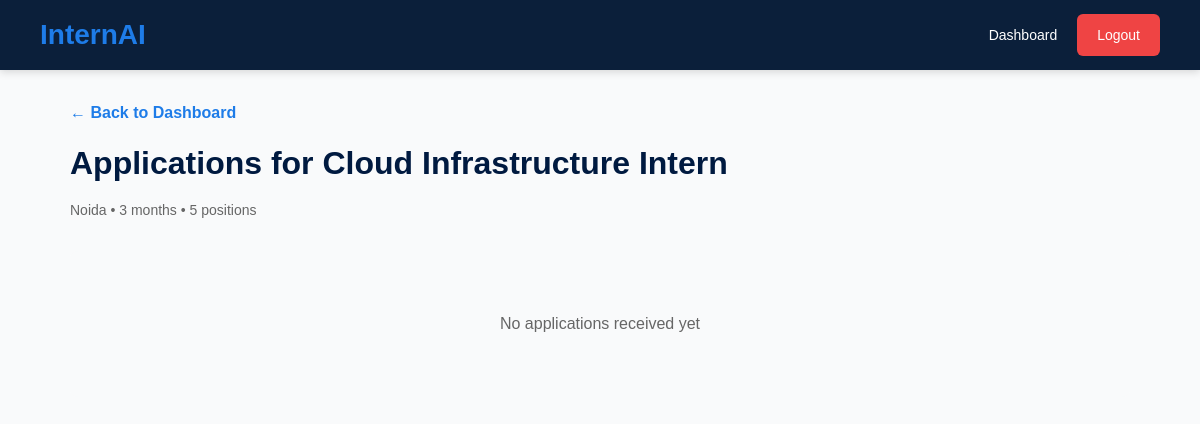
Screenshot of /org/internship/960/applications (signed in) with the database file from the repository.
### app.py (models this page shows)
class Internship(db.Model):
    id = db.Column(db.Integer, primary_key=True)
    organization_id = db.Column(db.Integer)  # Use organization_id to match existing DB
    title = db.Column(db.String(200))
    skills_required = db.Column(db.Text)
    capacity = db.Column(db.Integer)
    location = db.Column(db.String(200), default='Remote')
    duration = db.Column(db.String(100), default='3 months')
    stipend = db.Column(db.String(100))
    status = db.Column(db.String(50), default='pending')  # pending until admin verifies
    created_at = db.Column(db.DateTime, default=datetime.utcnow)
    admin_notes = db.Column(db.Text)

### app.py (the view, shortened to what this page needs)
@app.route('/org/internship/<int:internship_id>/applications')
@login_required
@role_required('organization')
def org_applications(internship_id):
    internship = Internship.query.get_or_404(internship_id)
    org = Organization.query.filter_by(user_id=current_user.id).first()
    if internship.organization_id != (org.id if org else None):
        return redirect(url_for('org_dashboard'))
    applications = Application.query.filter_by(internship_id=internship_id).all()
    app_data = []
    app_data.sort(key=lambda x: x['match_score'], reverse=True)
    return render_template('view_applications.html', internship=internship, app_data=app_data)

### app.py (called while the page is built)
def role_required(role):
    def decorator(f):
        @wraps(f)
        def decorated_function(*args, **kwargs):
            if not current_user.is_authenticated:
                return redirect(url_for('login'))
            if current_user.role != role:
                return redirect(url_for('home'))
            return f(*args, **kwargs)
        return decorated_function
    return decorator

@login_manager.user_loader
def load_user(user_id):
    return User.query.get(int(user_id))

### templates/view_applications.html (shortened to what this page needs)
{% extends "base.html" %} {% block content %}
<div style="max-width:1100px;margin:0 auto;padding:30px 20px;">
  <a href="/organization" style="color:#1e7ce8;text-decoration:none;font-weight:600;">← Back to Dashboard</a>
  <h1 class="page-title" style="margin-top:12px;">Applications for {{ internship.title }}</h1>
  <p class="page-subtitle">{{ internship.location }} • {{ internship.duration }} • {{ internship.capacity }} positions</p>
  {% if app_data %}
  <div class="table-container" style="margin-top:24px;">
    <table>
      <thead>
        <tr>
          <th>Student</th>
          <th>Skills</th>
          <th>Match Score</th>
          <th>Status</th>
          <th>Applied On</th>
          <th>Actions</th>
        </tr>
      </thead>
      <tbody>
        {% for data in app_data %}
        <tr id="app-row-{{ data.application.id }}">
          <td>
            <strong>{{ data.student.name }}</strong><br>
            <span style="font-size:12px;color:#666;">{{ data.student.email }}</span>
          </td>
          <td>
            <div class="skills-container">
              {% if data.profile and data.profile.skills %}
                {% for skill in data.profile.skills.split(',')[:3] %}
                <span class="skill">{{ skill.strip() }}</span>
                {% endfor %}
              {% endif %}
            </div>
          </td>
          <td>
            <strong style="color:#1e7ce8;font-size:16px;">{{ data.match_score }}%</strong>
          </td>
          <td>
            <span class="badge badge-{{ data.application.status }}" id="badge-{{ data.application.id }}">
              {{ data.application.status }}
            </span>
          </td>
          <td style="font-size:12px;color:#999;">
            {{ data.application.applied_at.strftime('%d %b %Y') if data.application.applied_at else 'N/A' }}
          </td>
          <td>
            <div style="display:flex;flex-direction:column;gap:6px;">
              <a href="/org/candidate/{{ data.student.id }}" class="btn btn-secondary"
                 style="padding:5px 10px;font-size:11px;text-align:center;">View Profile</a>
              <div style="display:flex;gap:5px;" id="actions-{{ data.application.id }}">
                {% if data.application.status not in ('shortlisted','approved','rejected') %}
                <button class="btn btn-success" style="padding:5px 8px;font-size:11px;flex:1;"
                  onclick="updateStatus({{ internship.id }}, {{ data.student.id }}, {{ data.application.id }}, 'shortlisted')">
                  ★ Shortlist
                </button>
                <button class="btn btn-danger" style="padding:5px 8px;font-size:11px;flex:1;"
                  onclick="confirmReject({{ internship.id }}, {{ data.student.id }}, {{ data.application.id }}, 'rejected')">
                  ✗ Reject
                </button>
                {% elif data.application.status == 'shortlisted' %}
                <button class="btn btn-success" style="padding:5px 8px;font-size:11px;flex:1;"
                  onclick="updateStatus({{ internship.id }}, {{ data.student.id }}, {{ data.application.id }}, 'approved')">
                  ✓ Approve
                </button>
                <button class="btn btn-danger" style="padding:5px 8px;font-size:11px;flex:1;"
                  onclick="confirmReject({{ internship.id }}, {{ data.student.id }}, {{ data.application.id }}, 'rejected')">
                  ✗ Reject
                </button>
                {% elif data.application.status == 'rejected' %}
                <button class="btn btn-success" style="padding:5px 8px;font-size:11px;flex:1;"
                  onclick="updateStatus({{ internship.id }}, {{ data.student.id }}, {{ data.application.id }}, 'shortlisted')">
                  ★ Shortlist
                </button>
                {% else %}
                <span style="font-size:11px;color:#aaa;">—</span>
                {% endif %}
              </div>
            </div>
          </td>
        </tr>
        {% endfor %}
      </tbody>
    </table>
  </div>
  {% else %}
  <div style="text-align:center;padding:60px;background:#f9fafb;border-radius:8px;margin-top:24px;">
    <p style="color:#666;font-size:16px;">No applications received yet</p>
  </div>
  {% endif %}
</div>
{% endblock %}

### static/style.css (style rules this page uses)
* { margin: 0; padding: 0; box-sizing: border-box; font-family: Arial, sans-serif; }
body { background: #f8fafc; color: #0b1f3a; }

### static/org.css (style rules this page uses)
:root { --primary-dark: #001a40; --primary-blue: #1e7ce8; --success: #22c55e; --danger: #ef4444; --warning: #fbbf24; --text-white: #ffffff; --text-dark: #333333; --text-light: #666666; --bg-white: #ffffff; --bg-light: #f9fafb; --border-color: #e5e7eb; --shadow-sm: 0 2px 8px rgba(0, 0, 0, 0.08); --shadow-md: 0 4px 16px rgba(0, 0, 0, 0.12); }
* { margin: 0; padding: 0; box-sizing: border-box; }
body { font-family: 'Segoe UI', Tahoma, Geneva, Verdana, sans-serif; background-color: var(--bg-light); color: var(--text-dark); line-height: 1.6; }
.page-title { color: var(--primary-dark); font-size: 32px; font-weight: 600; margin-bottom: 10px; }
.page-subtitle { color: var(--text-light); font-size: 14px; margin-bottom: 30px; }

### rows the page displays
Internship: title "Cloud Infrastructure Intern", location "Noida", duration "3 months", capacity "5"
